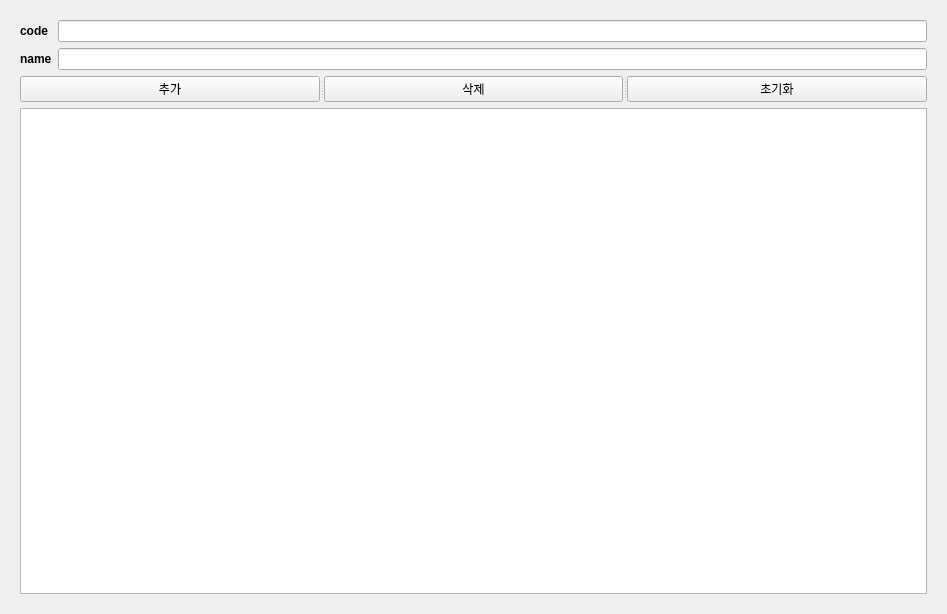
<?xml version="1.0" encoding="UTF-8"?>
<ui version="4.0">
 <class>dml_widget</class>
 <widget class="QWidget" name="dml_widget">
  <property name="geometry">
   <rect>
    <x>0</x>
    <y>0</y>
    <width>947</width>
    <height>614</height>
   </rect>
  </property>
  <property name="windowTitle">
   <string>Form</string>
  </property>
  <layout class="QGridLayout" name="gridLayout">
   <item row="0" column="0">
    <widget class="QStackedWidget" name="stk_Widget">
     <property name="currentIndex">
      <number>0</number>
     </property>
     <widget class="QWidget" name="page_product">
      <layout class="QGridLayout" name="gridLayout_2">
       <item row="0" column="0">
        <layout class="QFormLayout" name="formLayout">
         <item row="0" column="0">
          <widget class="QLabel" name="lbl_code">
           <property name="font">
            <font>
             <weight>75</weight>
             <bold>true</bold>
            </font>
           </property>
           <property name="text">
            <string>code</string>
           </property>
          </widget>
         </item>
         <item row="0" column="1">
          <widget class="QLineEdit" name="le_code"/>
         </item>
         <item row="1" column="0">
          <widget class="QLabel" name="lbl_name">
           <property name="font">
            <font>
             <weight>75</weight>
             <bold>true</bold>
            </font>
           </property>
           <property name="text">
            <string>name</string>
           </property>
          </widget>
         </item>
         <item row="1" column="1">
          <widget class="QLineEdit" name="le_name"/>
         </item>
        </layout>
       </item>
       <item row="1" column="0">
        <widget class="QSplitter" name="splitter">
         <property name="orientation">
          <enum>Qt::Horizontal</enum>
         </property>
         <widget class="QPushButton" name="btn_add">
          <property name="text">
           <string>추가</string>
          </property>
         </widget>
         <widget class="QPushButton" name="btn_del">
          <property name="text">
           <string>삭제</string>
          </property>
         </widget>
         <widget class="QPushButton" name="btn_init">
          <property name="text">
           <string>초기화</string>
          </property>
         </widget>
        </widget>
       </item>
       <item row="2" column="0">
        <widget class="QTableView" name="tbl_widget"/>
       </item>
      </layout>
     </widget>
     <widget class="QWidget" name="page_sale"/>
    </widget>
   </item>
  </layout>
 </widget>
 <resources/>
 <connections/>
</ui>
